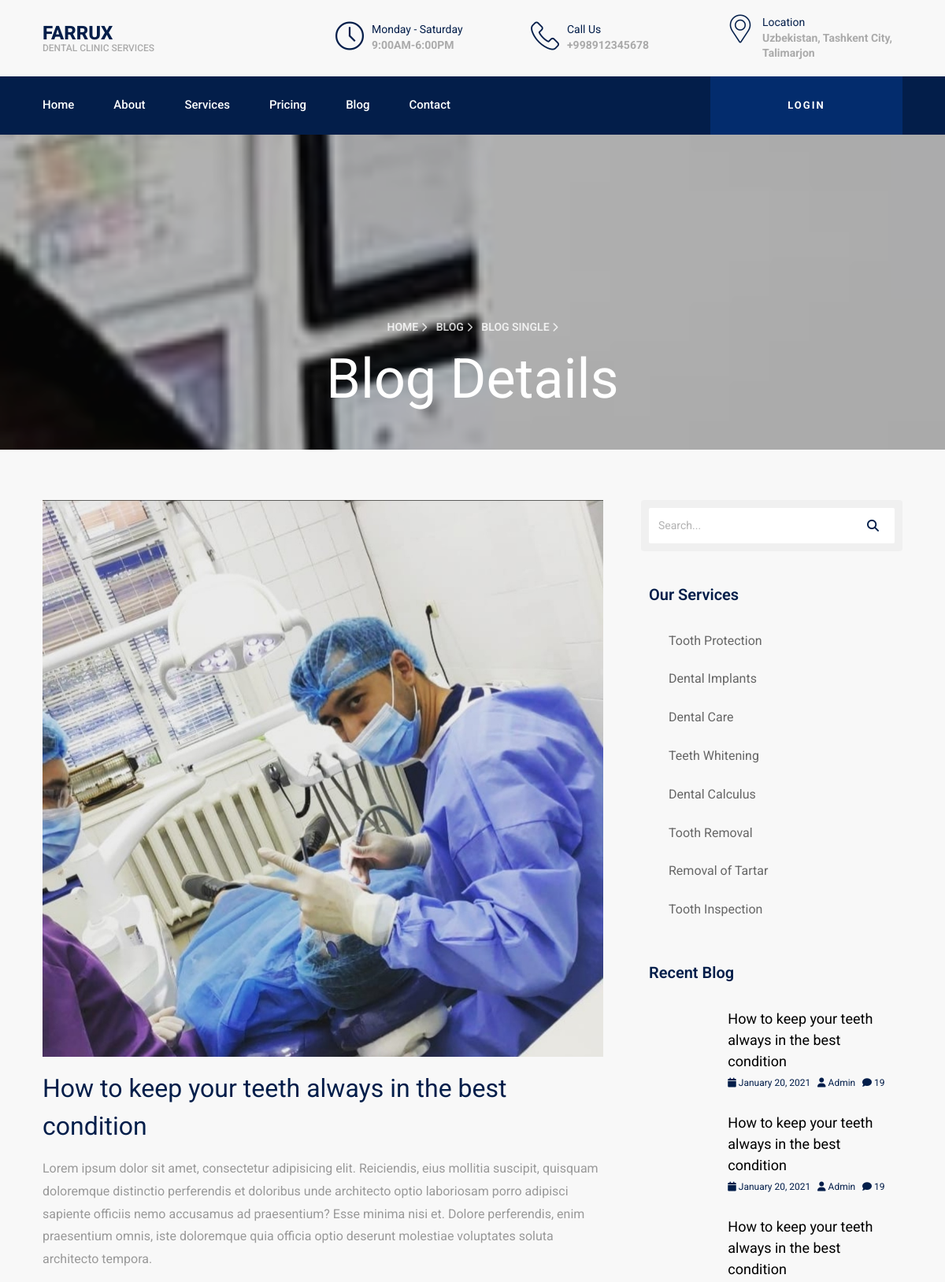
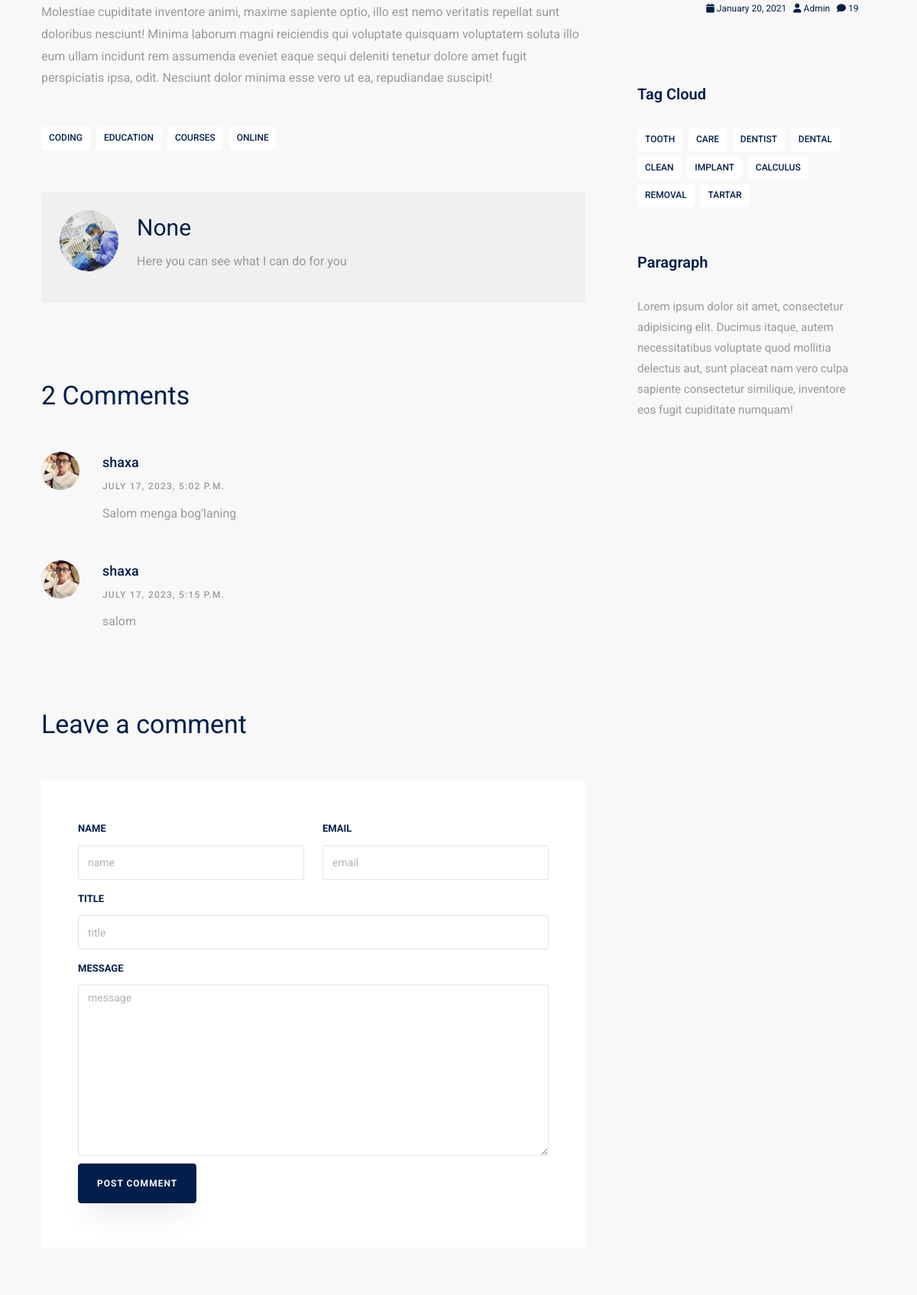
Page /blog/1/ (upper part) on the committed database (2 pictures, top to bottom).
### app/models.py (models this page shows, shortened)
class Blog(models.Model):
    category = models.ForeignKey(Category, on_delete=models.CASCADE, blank=True, null=True)
    image = models.ImageField(upload_to='blog')
    author = models.ForeignKey(Profile, on_delete=models.CASCADE, blank=True, null=True)
    created_at = models.DateTimeField(auto_now_add=True)
    title = models.CharField(max_length=100)
    description = models.TextField()
    is_published = models.BooleanField(default=False)

class Comment(models.Model):
    user = models.ForeignKey(Profile, on_delete=models.CASCADE, blank=True, null=True)
    blog = models.ForeignKey(Blog, on_delete=models.CASCADE, blank=True, null=True)
    name = models.CharField(max_length=50)
    title = models.CharField(max_length=200, blank=True, null=True)
    email = models.EmailField(blank=True, null=True)
    message = models.TextField()
    created_at = models.DateTimeField(auto_now_add=True)
    is_solved = models.BooleanField(default=False)

class Profile(models.Model):
    user = models.OneToOneField(User, on_delete=models.CASCADE)
    username = models.CharField(max_length=50, blank=True, null=True)
    short_intro = models.CharField(max_length=200, null=True, blank=True)
    email = models.EmailField(blank=True, null=True)
    instagram = models.CharField(max_length=200, blank=True, null=True)
    facebook = models.CharField(max_length=200, blank=True, null=True)
    tvitter = models.CharField(max_length=200, blank=True, null=True)
    first_name = models.CharField(max_length=50, blank=True, null=True)
    last_name = models.CharField(max_length=50, blank=True, null=True)
    bio = models.TextField(blank=True, null=True)
    image = models.ImageField(default='dafault.jpeg', blank=True, null=True)
    phone = models.CharField(max_length=20, blank=True, null=True)
    created_at = models.DateTimeField(auto_now_add=True)

### app/views.py (the view, shortened to what this page needs)
# urls.py: path('blog/<int:pk>/', blog_single_view.as_view(), name='blog_detail'),
class blog_single_view(View):
    def get(self, request, pk):
        post = Blog.objects.get(pk=pk)
        reviews = post.comment_set.all()
        count = post.comment_set.all().count()
        forms = CommentForm()
        return render(request, 'blog-single.html', {'post': post, 'forms': forms,'comments':reviews,'count':count})

### templates/blog-single.html (shortened to what this page needs)
{% extends 'layouts/base.html' %}
{% load static %}
{% block content %}
    <section class="hero-wrap hero-wrap-2" style="background-image: url(/static/images/blog.jpg);">
        <div class="overlay"></div>
        <div class="container">
            <div class="row no-gutters slider-text align-items-end justify-content-center">
                <div class="col-md-9 text-center mb-5">
                    <p class="breadcrumbs"><span class="me-2"><a href="/">Home <i
                            class="fa fa-chevron-right"></i></a></span> <span class="me-2"><a href="/blog">Blog <i
                            class="fa fa-chevron-right"></i></a></span> <span>Blog Single <i
                            class="fa fa-chevron-right"></i></span></p>
                    <h1 class="mb-0 bread">Blog Details</h1>
                </div>
            </div>
        </div>
    </section>
    <section class="ftco-section">
        <div class="container">
            <div class="row g-lg-5">
                <div class="col-lg-8">
                    <p>
                        <img src="{{ post.image.url }}" alt="" class="img-fluid">
                    </p>
                    <h2 class="mb-3">How to keep your teeth always in the best condition</h2>
                    <p>Lorem ipsum dolor sit amet, consectetur adipisicing elit. Reiciendis, eius mollitia suscipit,
                        quisquam
                        doloremque distinctio perferendis et doloribus unde architecto optio laboriosam porro adipisci
                        sapiente
                        officiis nemo accusamus ad praesentium? Esse minima nisi et. Dolore perferendis, enim
                        praesentium
                        omnis,
                        iste doloremque quia officia optio deserunt molestiae voluptates soluta architecto tempora.</p>
                    <p>Molestiae cupiditate inventore animi, maxime sapiente optio, illo est nemo veritatis repellat
                        sunt
                        doloribus nesciunt! Minima laborum magni reiciendis qui voluptate quisquam voluptatem soluta
                        illo
                        eum ullam
                        incidunt rem assumenda eveniet eaque sequi deleniti tenetur dolore amet fugit perspiciatis ipsa,
                        odit.
                        Nesciunt dolor minima esse vero ut ea, repudiandae suscipit!</p>
                    <div class="tag-widget post-tag-container mb-5 mt-5">
                        <div class="tagcloud">
                            <a href="#" class="tag-cloud-link">coding</a>
                            <a href="#" class="tag-cloud-link">education</a>
                            <a href="#" class="tag-cloud-link">courses</a>
                            <a href="#" class="tag-cloud-link">online</a>
                        </div>
                    </div>
                    <div class="about-author d-flex p-4 bg-light rounded">
                        <div class="bio me-md-4 img" style="background-image: url({{ post.image.url }});"></div>
                        <div class="desc">
                            <h3>{{ post.author }}</h3>
                            <p>{{ post.description }}</p>
                        </div>
                    </div>
                    <div class="pt-5 mt-5">
                        <h3 class="mb-5" style="font-size: 34px;">{{ count }} Comments</h3>
                        <ul class="comment-list">
                            {% for comment in comments %}
                            <li class="comment">
                                <div class="vcard bio">
                                    <img src="{{ comment.user.image.url}}" alt="user profile">
                                </div>
                                <div class="comment-body">
                                    <h3>{{ comment.user.username }}</h3>
                                    <div class="meta">{{ comment.created_at }}</div>
                                    <p>{{ comment.message }}</p>
                                </div>
                            </li>
                             {% endfor %}
                        </ul>
                        <div class="comment-form-wrap pt-5">
                            <h3 class="mb-5" style="font-size: 34px;">Leave a comment</h3>
                            <form action="{% url 'blog_detail' post.id %}" class="p-4 p-lg-5 comment-form" method="POST">{% csrf_token %}
                                <div class="row">
                                    {% for form in forms %}
                                        {% if form.name == 'name' %}
                                            <div class="col-md-6">
                                                <div class="form-group">
                                                    <label for="name">{{ form.label }}</label>
                                                    {{ form }}
                                                </div>
                                            </div>
                                        {% elif form.name == 'email' %}
                                            <div class="col-md-6">
                                                <div class="form-group">
                                                    <label for="name">{{ form.label }}</label>
                                                    {{ form }}
                                                </div>
                                            </div>
                                        {% else %}
                                            <div class="col-md-12">
                                                <div class="form-group">
                                                    <label for="name">{{ form.label }}</label>
                                                    {{ form }}
                                                </div>
                                            </div>
                                        {% endif %}
                                    {% endfor %}
                                    <div class="col-md-12">
                                        <div class="form-group">
                                            <input type="submit" value="Post Comment" class="btn py-3 px-4 btn-primary">
                                        </div>
                                    </div>
                                </div>
                            </form>
                        </div>
                    </div>
                </div>
                <div class="col-lg-4 sidebar pl-md-4">
                    <div class="sidebar-box bg-light rounded">
                        <form action="#" class="search-form">
                            <div class="form-group">
                                <span class="icon fa fa-search"></span>
                                <input type="text" class="form-control" placeholder="Search...">
                            </div>
                        </form>
                    </div>
                    <div class="sidebar-box">
                        <h3>Our Services</h3>
                        <ul class="categories me-md-4">
                            <li><a href="#">Tooth Protection</a></li>
                            <li><a href="#">Dental Implants</a></li>
                            <li><a href="#">Dental Care</a></li>
                            <li><a href="#">Teeth Whitening</a></li>
                            <li><a href="#">Dental Calculus</a></li>
                            <li><a href="#">Tooth Removal</a></li>
                            <li><a href="#">Removal of Tartar</a></li>
                            <li><a href="#">Tooth Inspection</a></li>
                        </ul>
                    </div>
                    <div class="sidebar-box">
                        <h3>Recent Blog</h3>
                        <div class="block-21 mb-4 d-flex">
                            <a class="blog-img me-4" style="background-image: url(images/image_1.jpg);"></a>
                            <div class="text">
                                <h3 class="heading"><a href="#">How to keep your teeth always in the best condition</a>
                                </h3>
                                <div class="meta">
                                    <div><a href="#"><span class="fa fa-calendar"></span> January 20, 2021</a></div>
                                    <div><a href="#"><span class="fa fa-user"></span> Admin</a></div>
                                    <div><a href="#"><span class="fa fa-comment"></span> 19</a></div>
                                </div>
                            </div>
                        </div>
                        <div class="block-21 mb-4 d-flex">
                            <a class="blog-img me-4" style="background-image: url(images/image_2.jpg);"></a>
                            <div class="text">
                                <h3 class="heading"><a href="#">How to keep your teeth always in the best condition</a>
                                </h3>
                                <div class="meta">
                                    <div><a href="#"><span class="fa fa-calendar"></span> January 20, 2021</a></div>
                                    <div><a href="#"><span class="fa fa-user"></span> Admin</a></div>
                                    <div><a href="#"><span class="fa fa-comment"></span> 19</a></div>
                                </div>
                            </div>
                        </div>
                        <div class="block-21 mb-4 d-flex">
                            <a class="blog-img me-4" style="background-image: url(images/image_3.jpg);"></a>
                            <div class="text">
                                <h3 class="heading"><a href="#">How to keep your teeth always in the best condition</a>
                                </h3>
                                <div class="meta">
                                    <div><a href="#"><span class="fa fa-calendar"></span> January 20, 2021</a></div>
                                    <div><a href="#"><span class="fa fa-user"></span> Admin</a></div>
                                    <div><a href="#"><span class="fa fa-comment"></span> 19</a></div>
                                </div>
                            </div>
                        </div>
                    </div>
                    <div class="sidebar-box">
                        <div class="sidebar-box">
                            <h3>Tag Cloud</h3>
                            <div class="tagcloud">
                                <a href="#" class="tag-cloud-link">tooth</a>
                                <a href="#" class="tag-cloud-link">care</a>
                                <a href="#" class="tag-cloud-link">dentist</a>
                                <a href="#" class="tag-cloud-link">dental</a>
                                <a href="#" class="tag-cloud-link">clean</a>
                                <a href="#" class="tag-cloud-link">implant</a>
                                <a href="#" class="tag-cloud-link">calculus</a>
                                <a href="#" class="tag-cloud-link">removal</a>
                                <a href="#" class="tag-cloud-link">tartar</a>
                            </div>
                        </div>
                        <div class="sidebar-box">
                            <h3>Paragraph</h3>
                            <p>Lorem ipsum dolor sit amet, consectetur adipisicing elit. Ducimus itaque, autem
                                necessitatibus voluptate
                                quod mollitia delectus aut, sunt placeat nam vero culpa sapiente consectetur similique,
                                inventore eos
                                fugit cupiditate numquam!</p>
                        </div>
                    </div>
                </div>
            </div>
        </div>
    </section>
{% endblock %}

### rows in the picture
Blog: image (picture), author "None", description "Here you can see what I can do for you"
Comment: user.image (picture), user.username "shaxa", created_at "JULY 17, 2023, 5:02 P.M.", message "Salom menga bog'laning"
Comment: user.image (picture), user.username "shaxa", created_at "JULY 17, 2023, 5:15 P.M.", message "salom"

### other values in the picture
{{ count }} "2"
